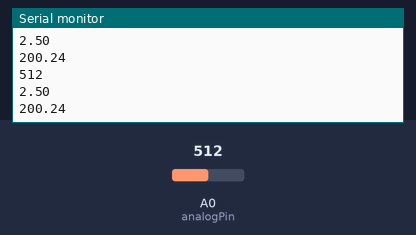
A sketch run on a simulated Arduino Uno, built with avr-gcc and run on an emulated ATmega328P. On the bench: the last lines printed to the serial monitor. The inputs (shaded band) are chosen by the test bench; at power-on: A0 (analogPin) = 512.

Above: at 6.8 s.
6.9 s: A0 (analogPin) set to 716
At 12.7 s:
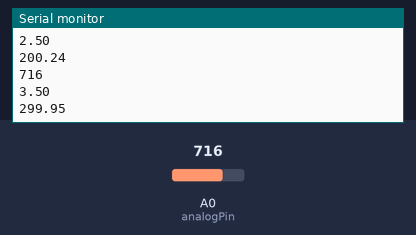
13.6 s: A0 (analogPin) set to 900
At 18.5 s:
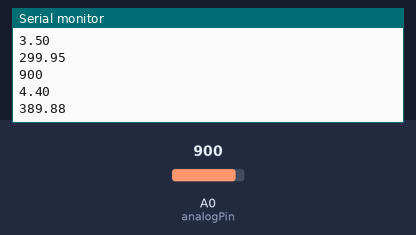
Timing chart, 0 to 20.0 s (numbered marks = the images above; inputs shaded):
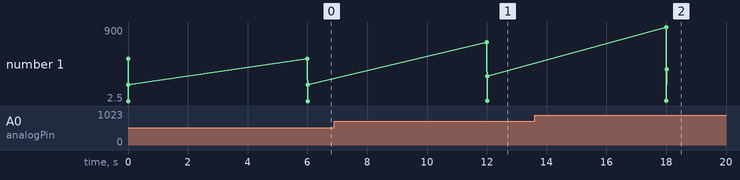

Measured:
- after the input at 6.9 s, the serial monitor: prints a new line after 5.1 s (image 1)
- after the input at 13.6 s, the serial monitor: prints a new line after 4.4 s (image 2)
- plotted number 1: 200.24 → 299.95 after the input at 6.9 s, 299.95 → 389.88 after the input at 13.6 s

The sketch:

primarymotor.ino
```cpp
int input1 = 9;
int input2 = 8;
int analogPin = A0;
float t;

void setup()
{
  pinMode(input1, OUTPUT);
  pinMode(input1, OUTPUT);
  Serial.begin(9600);
}

void loop()
{
  int input = analogRead(analogPin);
  Serial.println(input);
  double voltage = (double(input)/1023)*5 ;
  Serial.println(voltage);
  double tempc = -50+ (100*voltage);
  t = tempc;
  Serial.println(t);
  digitalWrite(input1, HIGH);
  digitalWrite(input2, LOW);
  if (t>50)
  {
    digitalWrite(input1,LOW);
    delay(1000);
    digitalWrite(input2, HIGH);
    digitalWrite(input1, LOW);
    delay(5000); //problem
    digitalWrite(input1, LOW);
    digitalWrite(input2, LOW);
  }


}
```
